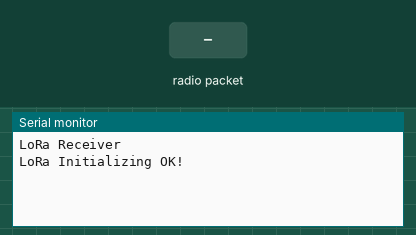
This program was run on a simulated ESP32. On the bench: the last lines printed to the serial monitor. Inputs (shaded band) come from the test bench. No radio packets arrive unless stated.

Above: at 1.2 s.
1.3 s: radio packet "1" arrives
At 2.1 s:
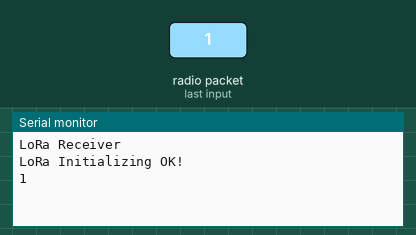
2.8 s: radio packet "0" arrives
At 3.2 s:
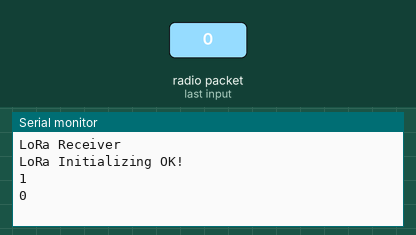
4.3 s: radio packet "2" arrives
At 5.6 s:
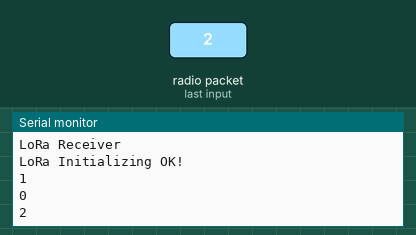

The program:

main.cpp
```cpp
#include <SPI.h>
#include <LoRa.h>

//define the pins used by the transceiver module
#define ss 5
#define rst 17
#define dio0 2

void setup() {
  Serial.begin(115200);
  while (!Serial);

  Serial.println("LoRa Receiver");

  //setup LoRa transceiver module
  LoRa.setPins(ss, rst, dio0);

  if (!LoRa.begin(915E6)) {
    Serial.println("Starting LoRa failed!");
    while (1);
  }

  // Change sync word (0xF3) to match the receiver
  // The sync word assures you don't get LoRa messages from other LoRa transceivers
  // ranges from 0-0xFF
  LoRa.setSyncWord(0xF8);
  Serial.println("LoRa Initializing OK!");
}

void loop() {
  // try to parse packet
  int packetSize = LoRa.parsePacket();
  if (packetSize) {
    // received a packet
    // Serial.print("Received packet '");

    // read packet
    while (LoRa.available()) {
      // Serial.print(LoRa.available());
      Serial.print((char)LoRa.read());
    }
    Serial.println(" ");

    // print RSSI of packet
    // Serial.print("' with RSSI ");
    // Serial.println(LoRa.packetRssi());
  }
}
```

Measured:
- after the input at 1.3 s, the serial monitor: prints a new line at once (image 1)
- after the input at 2.8 s, the serial monitor: prints a new line at once (image 2)
- after the input at 4.3 s, the serial monitor: prints a new line at once (image 3)
